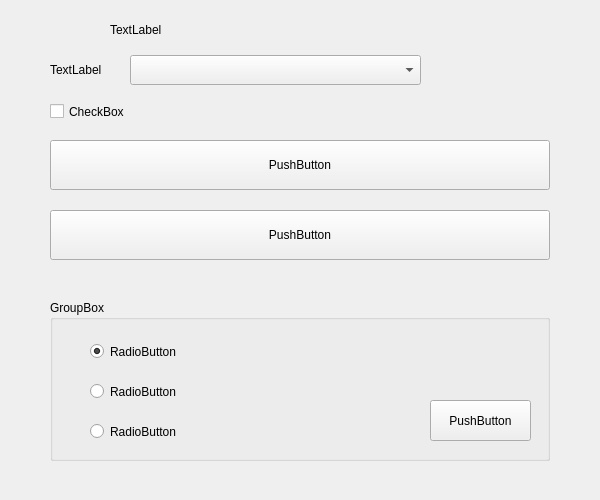
<?xml version="1.0" encoding="UTF-8"?>
<ui version="4.0">
 <class>Form</class>
 <widget class="QWidget" name="Form">
  <property name="geometry">
   <rect>
    <x>0</x>
    <y>0</y>
    <width>600</width>
    <height>500</height>
   </rect>
  </property>
  <property name="minimumSize">
   <size>
    <width>600</width>
    <height>500</height>
   </size>
  </property>
  <property name="maximumSize">
   <size>
    <width>600</width>
    <height>500</height>
   </size>
  </property>
  <property name="windowTitle">
   <string>Form</string>
  </property>
  <widget class="QLabel" name="peerNameLabel">
   <property name="geometry">
    <rect>
     <x>110</x>
     <y>10</y>
     <width>431</width>
     <height>40</height>
    </rect>
   </property>
   <property name="text">
    <string>TextLabel</string>
   </property>
  </widget>
  <widget class="QPushButton" name="sendPrivateMessagePushButton">
   <property name="geometry">
    <rect>
     <x>50</x>
     <y>140</y>
     <width>500</width>
     <height>50</height>
    </rect>
   </property>
   <property name="text">
    <string>PushButton</string>
   </property>
  </widget>
  <widget class="QCheckBox" name="ignorePeerCheckBox">
   <property name="geometry">
    <rect>
     <x>50</x>
     <y>100</y>
     <width>500</width>
     <height>23</height>
    </rect>
   </property>
   <property name="text">
    <string>CheckBox</string>
   </property>
  </widget>
  <widget class="QGroupBox" name="banGroupBox">
   <property name="geometry">
    <rect>
     <x>50</x>
     <y>300</y>
     <width>500</width>
     <height>161</height>
    </rect>
   </property>
   <property name="title">
    <string>GroupBox</string>
   </property>
   <!--
   <widget class="QPushButton" name="banPushButton">
    <property name="geometry">
     <rect>
      <x>380</x>
      <y>50</y>
      <width>101</width>
      <height>41</height>
     </rect>
    </property>
    <property name="text">
     <string>PushButton</string>
    </property>
   </widget>
-->
   <widget class="QRadioButton" name="ipBanRadioButton">
    <property name="geometry">
     <rect>
      <x>40</x>
      <y>40</y>
      <width>251</width>
      <height>23</height>
     </rect>
    </property>
    <property name="text">
     <string>RadioButton</string>
    </property>
    <property name="checked">
     <bool>true</bool>
    </property>
   </widget>
   <widget class="QRadioButton" name="nickBanRadioButton">
    <property name="geometry">
     <rect>
      <x>40</x>
      <y>80</y>
      <width>251</width>
      <height>23</height>
     </rect>
    </property>
    <property name="text">
     <string>RadioButton</string>
    </property>
   </widget>
   <widget class="QRadioButton" name="pkBanRadioButton">
    <property name="geometry">
     <rect>
      <x>40</x>
      <y>120</y>
      <width>251</width>
      <height>23</height>
     </rect>
    </property>
    <property name="text">
     <string>RadioButton</string>
    </property>
   </widget>
   <widget class="QPushButton" name="kickPushButton">
    <property name="geometry">
     <rect>
      <x>380</x>
      <y>100</y>
      <width>101</width>
      <height>41</height>
     </rect>
    </property>
    <property name="text">
     <string>PushButton</string>
    </property>
   </widget>
  </widget>
  <widget class="QLabel" name="roleLabel">
   <property name="geometry">
    <rect>
     <x>50</x>
     <y>60</y>
     <width>67</width>
     <height>20</height>
    </rect>
   </property>
   <property name="text">
    <string>TextLabel</string>
   </property>
  </widget>
  <widget class="QLabel" name="roleNameLabel">
   <property name="geometry">
    <rect>
     <x>130</x>
     <y>60</y>
     <width>411</width>
     <height>20</height>
    </rect>
   </property>
   <property name="text">
    <string>TextLabel</string>
   </property>
  </widget>
  <widget class="QPushButton" name="copyPublicKeyPushButton">
   <property name="geometry">
    <rect>
     <x>50</x>
     <y>210</y>
     <width>500</width>
     <height>50</height>
    </rect>
   </property>
   <property name="text">
    <string>PushButton</string>
   </property>
  </widget>
  <widget class="QComboBox" name="rolesComboBox">
   <property name="geometry">
    <rect>
     <x>130</x>
     <y>55</y>
     <width>291</width>
     <height>30</height>
    </rect>
   </property>
  </widget>
 </widget>
 <resources/>
 <connections/>
</ui>
